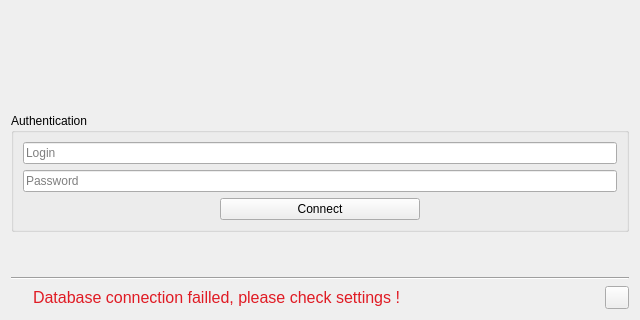
<?xml version="1.0" encoding="UTF-8"?>
<ui version="4.0">
 <class>Systemus::LoginDialog</class>
 <widget class="QDialog" name="Systemus::LoginDialog">
  <property name="geometry">
   <rect>
    <x>0</x>
    <y>0</y>
    <width>640</width>
    <height>320</height>
   </rect>
  </property>
  <property name="minimumSize">
   <size>
    <width>640</width>
    <height>320</height>
   </size>
  </property>
  <property name="maximumSize">
   <size>
    <width>640</width>
    <height>320</height>
   </size>
  </property>
  <property name="windowTitle">
   <string>Login</string>
  </property>
  <layout class="QVBoxLayout" name="verticalLayout">
   <item>
    <spacer name="verticalSpacer">
     <property name="orientation">
      <enum>Qt::Vertical</enum>
     </property>
     <property name="sizeType">
      <enum>QSizePolicy::Fixed</enum>
     </property>
     <property name="sizeHint" stdset="0">
      <size>
       <width>20</width>
       <height>16</height>
      </size>
     </property>
    </spacer>
   </item>
   <item>
    <widget class="QStackedWidget" name="stackedWidget">
     <property name="currentIndex">
      <number>0</number>
     </property>
     <widget class="QWidget" name="loginPage">
      <layout class="QGridLayout" name="gridLayout">
       <property name="leftMargin">
        <number>0</number>
       </property>
       <property name="topMargin">
        <number>0</number>
       </property>
       <property name="rightMargin">
        <number>0</number>
       </property>
       <property name="bottomMargin">
        <number>0</number>
       </property>
       <item row="0" column="0">
        <layout class="QHBoxLayout" name="horizontalLayout" stretch="1,0,1">
         <item>
          <spacer name="horizontalSpacer_3">
           <property name="orientation">
            <enum>Qt::Horizontal</enum>
           </property>
           <property name="sizeHint" stdset="0">
            <size>
             <width>250</width>
             <height>20</height>
            </size>
           </property>
          </spacer>
         </item>
         <item>
          <widget class="QLabel" name="systemLogoOutput">
           <property name="minimumSize">
            <size>
             <width>0</width>
             <height>80</height>
            </size>
           </property>
           <property name="maximumSize">
            <size>
             <width>320</width>
             <height>80</height>
            </size>
           </property>
           <property name="text">
            <string/>
           </property>
           <property name="pixmap">
            <pixmap resource="../resources/systemus_widgets_res.qrc">:/systemus/icons/systemus.png</pixmap>
           </property>
           <property name="scaledContents">
            <bool>true</bool>
           </property>
           <property name="alignment">
            <set>Qt::AlignCenter</set>
           </property>
          </widget>
         </item>
         <item>
          <spacer name="horizontalSpacer_4">
           <property name="orientation">
            <enum>Qt::Horizontal</enum>
           </property>
           <property name="sizeHint" stdset="0">
            <size>
             <width>210</width>
             <height>20</height>
            </size>
           </property>
          </spacer>
         </item>
        </layout>
       </item>
       <item row="4" column="0">
        <spacer name="verticalSpacer_2">
         <property name="orientation">
          <enum>Qt::Vertical</enum>
         </property>
         <property name="sizeHint" stdset="0">
          <size>
           <width>20</width>
           <height>40</height>
          </size>
         </property>
        </spacer>
       </item>
       <item row="3" column="0">
        <widget class="QGroupBox" name="authenticationGroup">
         <property name="title">
          <string>Authentication</string>
         </property>
         <layout class="QGridLayout" name="gridLayout_2">
          <item row="1" column="0" colspan="3">
           <widget class="QLineEdit" name="passwordInput">
            <property name="echoMode">
             <enum>QLineEdit::Password</enum>
            </property>
            <property name="placeholderText">
             <string>Password</string>
            </property>
           </widget>
          </item>
          <item row="0" column="0" colspan="3">
           <widget class="QLineEdit" name="loginInput">
            <property name="placeholderText">
             <string>Login</string>
            </property>
           </widget>
          </item>
          <item row="2" column="1">
           <widget class="QPushButton" name="connectButton">
            <property name="minimumSize">
             <size>
              <width>200</width>
              <height>0</height>
             </size>
            </property>
            <property name="focusPolicy">
             <enum>Qt::NoFocus</enum>
            </property>
            <property name="text">
             <string>Connect</string>
            </property>
           </widget>
          </item>
          <item row="2" column="2">
           <spacer name="horizontalSpacer_2">
            <property name="orientation">
             <enum>Qt::Horizontal</enum>
            </property>
            <property name="sizeHint" stdset="0">
             <size>
              <width>208</width>
              <height>20</height>
             </size>
            </property>
           </spacer>
          </item>
          <item row="2" column="0">
           <spacer name="horizontalSpacer">
            <property name="orientation">
             <enum>Qt::Horizontal</enum>
            </property>
            <property name="sizeHint" stdset="0">
             <size>
              <width>209</width>
              <height>20</height>
             </size>
            </property>
           </spacer>
          </item>
         </layout>
        </widget>
       </item>
       <item row="5" column="0">
        <widget class="Line" name="line_3">
         <property name="orientation">
          <enum>Qt::Horizontal</enum>
         </property>
        </widget>
       </item>
      </layout>
     </widget>
     <widget class="QWidget" name="databasePage">
      <layout class="QVBoxLayout" name="verticalLayout_2">
       <property name="leftMargin">
        <number>0</number>
       </property>
       <property name="topMargin">
        <number>0</number>
       </property>
       <property name="rightMargin">
        <number>0</number>
       </property>
       <property name="bottomMargin">
        <number>0</number>
       </property>
       <item>
        <layout class="QHBoxLayout" name="horizontalLayout_4" stretch="1,0,1">
         <item>
          <spacer name="horizontalSpacer_6">
           <property name="orientation">
            <enum>Qt::Horizontal</enum>
           </property>
           <property name="sizeHint" stdset="0">
            <size>
             <width>250</width>
             <height>20</height>
            </size>
           </property>
          </spacer>
         </item>
         <item>
          <widget class="QLabel" name="logoLabel_2">
           <property name="maximumSize">
            <size>
             <width>64</width>
             <height>64</height>
            </size>
           </property>
           <property name="text">
            <string/>
           </property>
           <property name="pixmap">
            <pixmap resource="../resources/systemus_widgets_res.qrc">:/systemus/icons/login_settings.png</pixmap>
           </property>
           <property name="scaledContents">
            <bool>true</bool>
           </property>
           <property name="alignment">
            <set>Qt::AlignCenter</set>
           </property>
          </widget>
         </item>
         <item>
          <spacer name="horizontalSpacer_7">
           <property name="orientation">
            <enum>Qt::Horizontal</enum>
           </property>
           <property name="sizeHint" stdset="0">
            <size>
             <width>210</width>
             <height>20</height>
            </size>
           </property>
          </spacer>
         </item>
        </layout>
       </item>
       <item>
        <widget class="QTabWidget" name="tabWidget">
         <property name="currentIndex">
          <number>0</number>
         </property>
         <widget class="QWidget" name="generalTab">
          <attribute name="icon">
           <iconset resource="../resources/systemus_widgets_res.qrc">
            <normaloff>:/systemus/icons/systemus_mini.png</normaloff>:/systemus/icons/systemus_mini.png</iconset>
          </attribute>
          <attribute name="title">
           <string>General</string>
          </attribute>
          <layout class="QVBoxLayout" name="verticalLayout_3">
           <property name="leftMargin">
            <number>0</number>
           </property>
           <property name="topMargin">
            <number>0</number>
           </property>
           <property name="rightMargin">
            <number>0</number>
           </property>
           <property name="bottomMargin">
            <number>0</number>
           </property>
           <item>
            <widget class="QScrollArea" name="generalTabScrollArea">
             <property name="frameShape">
              <enum>QFrame::NoFrame</enum>
             </property>
             <property name="widgetResizable">
              <bool>true</bool>
             </property>
             <widget class="QWidget" name="generalTabContent">
              <property name="geometry">
               <rect>
                <x>0</x>
                <y>0</y>
                <width>259</width>
                <height>237</height>
               </rect>
              </property>
              <layout class="QVBoxLayout" name="verticalLayout_6">
               <item>
                <layout class="QHBoxLayout" name="horizontalLayout_6" stretch="0,1">
                 <item>
                  <widget class="QLabel" name="label_2">
                   <property name="font">
                    <font>
                     <bold>true</bold>
                    </font>
                   </property>
                   <property name="text">
                    <string>System Informations</string>
                   </property>
                  </widget>
                 </item>
                 <item>
                  <widget class="Line" name="line">
                   <property name="orientation">
                    <enum>Qt::Horizontal</enum>
                   </property>
                  </widget>
                 </item>
                </layout>
               </item>
               <item>
                <layout class="QFormLayout" name="formLayout">
                 <item row="0" column="0">
                  <widget class="QLabel" name="systemNameLabel">
                   <property name="text">
                    <string>Name:</string>
                   </property>
                  </widget>
                 </item>
                 <item row="0" column="1">
                  <widget class="QLineEdit" name="systemNameOutput2">
                   <property name="focusPolicy">
                    <enum>Qt::NoFocus</enum>
                   </property>
                   <property name="readOnly">
                    <bool>true</bool>
                   </property>
                  </widget>
                 </item>
                 <item row="1" column="0">
                  <widget class="QLabel" name="systemVersionLabel">
                   <property name="text">
                    <string>Version:</string>
                   </property>
                  </widget>
                 </item>
                 <item row="1" column="1">
                  <widget class="QLineEdit" name="systemVersionOutput">
                   <property name="focusPolicy">
                    <enum>Qt::NoFocus</enum>
                   </property>
                   <property name="readOnly">
                    <bool>true</bool>
                   </property>
                  </widget>
                 </item>
                 <item row="2" column="0">
                  <widget class="QLabel" name="installedTheLabel">
                   <property name="text">
                    <string>Installed the: </string>
                   </property>
                  </widget>
                 </item>
                 <item row="2" column="1">
                  <widget class="QDateTimeEdit" name="systemInstallationTimeOutput">
                   <property name="focusPolicy">
                    <enum>Qt::NoFocus</enum>
                   </property>
                   <property name="readOnly">
                    <bool>true</bool>
                   </property>
                   <property name="buttonSymbols">
                    <enum>QAbstractSpinBox::NoButtons</enum>
                   </property>
                  </widget>
                 </item>
                 <item row="3" column="0">
                  <widget class="QLabel" name="updatedTheLabel">
                   <property name="text">
                    <string>Updated the:</string>
                   </property>
                  </widget>
                 </item>
                 <item row="3" column="1">
                  <widget class="QDateTimeEdit" name="systemUpdateTimeOutput">
                   <property name="focusPolicy">
                    <enum>Qt::NoFocus</enum>
                   </property>
                   <property name="readOnly">
                    <bool>true</bool>
                   </property>
                   <property name="buttonSymbols">
                    <enum>QAbstractSpinBox::NoButtons</enum>
                   </property>
                  </widget>
                 </item>
                </layout>
               </item>
               <item>
                <spacer name="verticalSpacer_3">
                 <property name="orientation">
                  <enum>Qt::Vertical</enum>
                 </property>
                 <property name="sizeType">
                  <enum>QSizePolicy::Fixed</enum>
                 </property>
                 <property name="sizeHint" stdset="0">
                  <size>
                   <width>20</width>
                   <height>10</height>
                  </size>
                 </property>
                </spacer>
               </item>
               <item>
                <layout class="QHBoxLayout" name="horizontalLayout_7" stretch="0,1">
                 <item>
                  <widget class="QLabel" name="label_3">
                   <property name="font">
                    <font>
                     <bold>true</bold>
                    </font>
                   </property>
                   <property name="text">
                    <string>Configuration</string>
                   </property>
                  </widget>
                 </item>
                 <item>
                  <widget class="Line" name="line_2">
                   <property name="orientation">
                    <enum>Qt::Horizontal</enum>
                   </property>
                  </widget>
                 </item>
                </layout>
               </item>
               <item>
                <widget class="QPushButton" name="configurationLoadingButton">
                 <property name="text">
                  <string>Load From File</string>
                 </property>
                </widget>
               </item>
              </layout>
             </widget>
            </widget>
           </item>
          </layout>
         </widget>
         <widget class="QWidget" name="databaseTab">
          <attribute name="icon">
           <iconset resource="../resources/systemus_widgets_res.qrc">
            <normaloff>:/systemus/icons/database_name.png</normaloff>:/systemus/icons/database_name.png</iconset>
          </attribute>
          <attribute name="title">
           <string>Database</string>
          </attribute>
          <layout class="QVBoxLayout" name="verticalLayout_5">
           <property name="leftMargin">
            <number>0</number>
           </property>
           <property name="topMargin">
            <number>0</number>
           </property>
           <property name="rightMargin">
            <number>0</number>
           </property>
           <property name="bottomMargin">
            <number>0</number>
           </property>
           <item>
            <widget class="QScrollArea" name="databaseTabScrollArea">
             <property name="widgetResizable">
              <bool>true</bool>
             </property>
             <widget class="QWidget" name="databaseTabContent">
              <property name="geometry">
               <rect>
                <x>0</x>
                <y>0</y>
                <width>258</width>
                <height>201</height>
               </rect>
              </property>
              <layout class="QVBoxLayout" name="verticalLayout_4">
               <item>
                <widget class="QLineEdit" name="databaseHostInput">
                 <property name="placeholderText">
                  <string>Host</string>
                 </property>
                </widget>
               </item>
               <item>
                <widget class="QSpinBox" name="databasePortInput">
                 <property name="prefix">
                  <string>Port: </string>
                 </property>
                 <property name="minimum">
                  <number>80</number>
                 </property>
                 <property name="maximum">
                  <number>9999</number>
                 </property>
                 <property name="value">
                  <number>3306</number>
                 </property>
                </widget>
               </item>
               <item>
                <widget class="QLineEdit" name="databaseUserInput">
                 <property name="placeholderText">
                  <string>User</string>
                 </property>
                </widget>
               </item>
               <item>
                <widget class="QLineEdit" name="databasePasswordInput">
                 <property name="placeholderText">
                  <string>Password</string>
                 </property>
                </widget>
               </item>
               <item>
                <widget class="QLineEdit" name="databaseNameInput">
                 <property name="placeholderText">
                  <string>Database</string>
                 </property>
                </widget>
               </item>
               <item>
                <layout class="QHBoxLayout" name="horizontalLayout_3">
                 <item>
                  <widget class="QLabel" name="databaseTestResultOutput">
                   <property name="styleSheet">
                    <string notr="true">color: green;</string>
                   </property>
                   <property name="text">
                    <string>Success !</string>
                   </property>
                  </widget>
                 </item>
                 <item>
                  <spacer name="horizontalSpacer_5">
                   <property name="orientation">
                    <enum>Qt::Horizontal</enum>
                   </property>
                   <property name="sizeHint" stdset="0">
                    <size>
                     <width>40</width>
                     <height>20</height>
                    </size>
                   </property>
                  </spacer>
                 </item>
                 <item>
                  <widget class="QPushButton" name="databaseTestButton">
                   <property name="text">
                    <string>Test</string>
                   </property>
                  </widget>
                 </item>
                 <item>
                  <widget class="QPushButton" name="databaseSaveButton">
                   <property name="text">
                    <string>Save</string>
                   </property>
                  </widget>
                 </item>
                </layout>
               </item>
              </layout>
             </widget>
            </widget>
           </item>
          </layout>
         </widget>
        </widget>
       </item>
      </layout>
     </widget>
    </widget>
   </item>
   <item>
    <layout class="QHBoxLayout" name="horizontalLayout_2">
     <item>
      <widget class="QLabel" name="messageIconOutput">
       <property name="maximumSize">
        <size>
         <width>16</width>
         <height>16</height>
        </size>
       </property>
       <property name="text">
        <string/>
       </property>
       <property name="pixmap">
        <pixmap resource="../resources/systemus_widgets_res.qrc">:/systemus/icons/database_name.png</pixmap>
       </property>
       <property name="scaledContents">
        <bool>true</bool>
       </property>
       <property name="alignment">
        <set>Qt::AlignCenter</set>
       </property>
      </widget>
     </item>
     <item>
      <widget class="QLabel" name="messageTextOutput">
       <property name="font">
        <font>
         <pointsize>12</pointsize>
        </font>
       </property>
       <property name="styleSheet">
        <string notr="true">color: rgb(224, 27, 36);</string>
       </property>
       <property name="text">
        <string>Database connection failled, please check settings !</string>
       </property>
      </widget>
     </item>
     <item>
      <widget class="QToolButton" name="settingsButton">
       <property name="focusPolicy">
        <enum>Qt::NoFocus</enum>
       </property>
       <property name="toolTip">
        <string>Settings</string>
       </property>
       <property name="icon">
        <iconset resource="../resources/systemus_widgets_res.qrc">
         <normaloff>:/systemus/icons/login_settings.png</normaloff>:/systemus/icons/login_settings.png</iconset>
       </property>
       <property name="checkable">
        <bool>true</bool>
       </property>
      </widget>
     </item>
    </layout>
   </item>
  </layout>
  <action name="actionLogin">
   <property name="icon">
    <iconset resource="../resources/systemus_widgets_res.qrc">
     <normaloff>:/systemus/icons/login_id.png</normaloff>:/systemus/icons/login_id.png</iconset>
   </property>
   <property name="text">
    <string>Login</string>
   </property>
  </action>
  <action name="actionPassword">
   <property name="icon">
    <iconset resource="../resources/systemus_widgets_res.qrc">
     <normaloff>:/systemus/icons/login_password.png</normaloff>:/systemus/icons/login_password.png</iconset>
   </property>
   <property name="text">
    <string>Password</string>
   </property>
  </action>
  <action name="actionShowPassword">
   <property name="icon">
    <iconset resource="../resources/systemus_widgets_res.qrc">
     <normaloff>:/systemus/icons/password_show.png</normaloff>:/systemus/icons/password_show.png</iconset>
   </property>
   <property name="text">
    <string>Show Password</string>
   </property>
  </action>
  <action name="actionDatabaseHost">
   <property name="icon">
    <iconset resource="../resources/systemus_widgets_res.qrc">
     <normaloff>:/systemus/icons/database_host.png</normaloff>:/systemus/icons/database_host.png</iconset>
   </property>
   <property name="text">
    <string>Host</string>
   </property>
  </action>
  <action name="actionDatabasePort">
   <property name="text">
    <string>Port</string>
   </property>
  </action>
  <action name="actionDatabaseUser">
   <property name="icon">
    <iconset resource="../resources/systemus_widgets_res.qrc">
     <normaloff>:/systemus/icons/login_id.png</normaloff>:/systemus/icons/login_id.png</iconset>
   </property>
   <property name="text">
    <string>User</string>
   </property>
  </action>
  <action name="actionDatabasePassword">
   <property name="icon">
    <iconset resource="../resources/systemus_widgets_res.qrc">
     <normaloff>:/systemus/icons/login_password.png</normaloff>:/systemus/icons/login_password.png</iconset>
   </property>
   <property name="text">
    <string>Password</string>
   </property>
  </action>
  <action name="actionDatabaseName">
   <property name="icon">
    <iconset resource="../resources/systemus_widgets_res.qrc">
     <normaloff>:/systemus/icons/database_name.png</normaloff>:/systemus/icons/database_name.png</iconset>
   </property>
   <property name="text">
    <string>Database</string>
   </property>
  </action>
 </widget>
 <tabstops>
  <tabstop>loginInput</tabstop>
  <tabstop>passwordInput</tabstop>
 </tabstops>
 <resources>
  <include location="../resources/systemus_widgets_res.qrc"/>
 </resources>
 <connections>
  <connection>
   <sender>loginInput</sender>
   <signal>returnPressed()</signal>
   <receiver>passwordInput</receiver>
   <slot>setFocus()</slot>
   <hints>
    <hint type="sourcelabel">
     <x>26</x>
     <y>182</y>
    </hint>
    <hint type="destinationlabel">
     <x>115</x>
     <y>203</y>
    </hint>
   </hints>
  </connection>
  <connection>
   <sender>passwordInput</sender>
   <signal>returnPressed()</signal>
   <receiver>connectButton</receiver>
   <slot>animateClick()</slot>
   <hints>
    <hint type="sourcelabel">
     <x>205</x>
     <y>220</y>
    </hint>
    <hint type="destinationlabel">
     <x>249</x>
     <y>246</y>
    </hint>
   </hints>
  </connection>
 </connections>
</ui>
